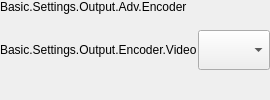
          <widget class="QFrame" name="frame_VideoEncoder">
           <property name="sizePolicy">
            <sizepolicy hsizetype="Preferred" vsizetype="Preferred">
             <horstretch>0</horstretch>
             <verstretch>0</verstretch>
            </sizepolicy>
           </property>
           <property name="minimumSize">
            <size>
             <width>0</width>
             <height>0</height>
            </size>
           </property>
           <property name="maximumSize">
            <size>
             <width>16777215</width>
             <height>16777215</height>
            </size>
           </property>
           <property name="frameShape">
            <enum>QFrame::NoFrame</enum>
           </property>
           <property name="frameShadow">
            <enum>QFrame::Raised</enum>
           </property>
           <layout class="QFormLayout" name="formLayout_VideoEncoder">
            <property name="fieldGrowthPolicy">
             <enum>QFormLayout::AllNonFixedFieldsGrow</enum>
            </property>
            <property name="labelAlignment">
             <set>Qt::AlignLeading|Qt::AlignLeft|Qt::AlignVCenter</set>
            </property>
            <property name="formAlignment">
             <set>Qt::AlignLeading|Qt::AlignLeft|Qt::AlignTop</set>
            </property>
            <property name="horizontalSpacing">
             <number>0</number>
            </property>
            <property name="verticalSpacing">
             <number>16</number>
            </property>
            <property name="leftMargin">
             <number>0</number>
            </property>
            <property name="topMargin">
             <number>0</number>
            </property>
            <property name="rightMargin">
             <number>0</number>
            </property>
            <property name="bottomMargin">
             <number>0</number>
            </property>
            <item row="0" column="0">
             <widget class="QLabel" name="label_TitleVideoEncoder">
              <property name="maximumSize">
               <size>
                <width>16777215</width>
                <height>16777215</height>
               </size>
              </property>
              <property name="text">
               <string>Basic.Settings.Output.Adv.Encoder</string>
              </property>
              <property name="labelType" stdset="0">
               <string>settingBold</string>
              </property>
             </widget>
            </item>
            <item row="1" column="0">
             <widget class="QLabel" name="label_AdvOutEncoder">
              <property name="sizePolicy">
               <sizepolicy hsizetype="Fixed" vsizetype="Fixed">
                <horstretch>0</horstretch>
                <verstretch>0</verstretch>
               </sizepolicy>
              </property>
              <property name="minimumSize">
               <size>
                <width>198</width>
                <height>40</height>
               </size>
              </property>
              <property name="maximumSize">
               <size>
                <width>198</width>
                <height>40</height>
               </size>
              </property>
              <property name="text">
               <string>Basic.Settings.Output.Encoder.Video</string>
              </property>
             </widget>
            </item>
            <item row="1" column="1">
             <widget class="AFQCustomCombobox" name="comboBox_AdvOutEncoder">
              <property name="sizePolicy">
               <sizepolicy hsizetype="Preferred" vsizetype="Preferred">
                <horstretch>0</horstretch>
                <verstretch>0</verstretch>
               </sizepolicy>
              </property>
              <property name="minimumSize">
               <size>
                <width>0</width>
                <height>40</height>
               </size>
              </property>
              <property name="maximumSize">
               <size>
                <width>16777215</width>
                <height>40</height>
               </size>
              </property>
             </widget>
            </item>
           </layout>
          </widget>
